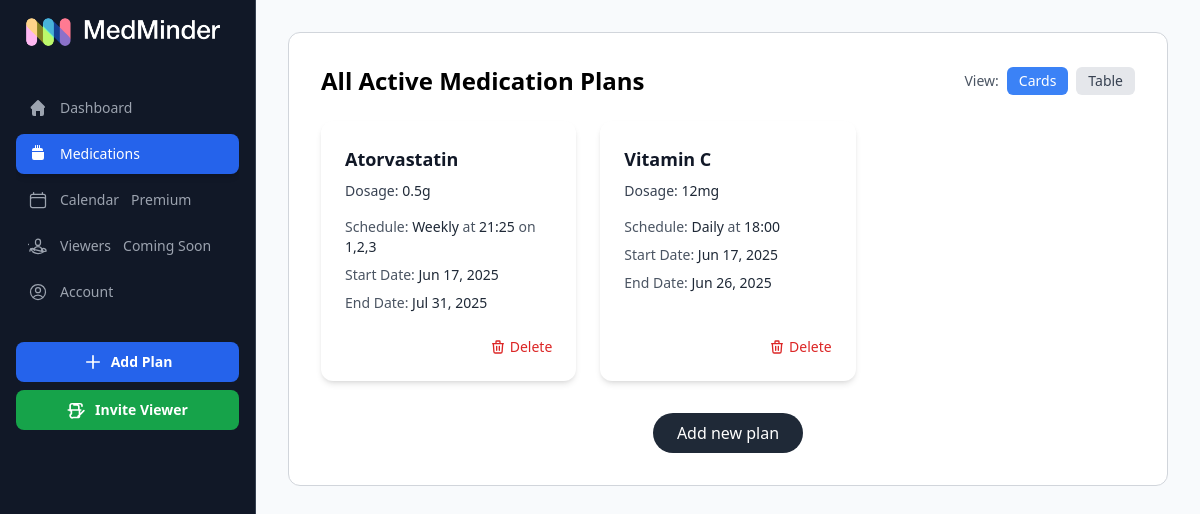
The app's page /medminder/medications (signed in) with its own data.
### apps/reminders/models.py (models this page shows, shortened)
class Reminder(models.Model):
    user = models.ForeignKey(settings.AUTH_USER_MODEL, on_delete=models.CASCADE) # Use settings.AUTH_USER_MODEL
    medication = models.ForeignKey(Medication, on_delete=models.CASCADE)
    dosage = models.ForeignKey(Dosage, on_delete=models.CASCADE)
    schedule = models.ForeignKey(Schedule, on_delete=models.CASCADE)
    grace_period = models.DurationField(
         default=timedelta(minutes=15),
         help_text="Grace period after due time before marking as missed (e.g., 15 minutes)."
    )
    created_at = models.DateTimeField(auto_now_add=True)
    is_active = models.BooleanField(default=True) # To easily pause/resume a plan

class Medication(models.Model):
    medication_name = models.CharField(max_length=255, verbose_name='Medication Name')
    def __str__(self):
        return self.medication_name

class Dosage(models.Model):
    dosage = models.CharField(max_length=255, verbose_name='Dosage')
    def __str__(self):
        return self.dosage

class Schedule(models.Model):
    REPEAT_CHOICES = [
        ('', 'Never'),
        ('daily', 'Daily'),
        ('weekly', 'Weekly'),
        ('monthly', 'Monthly'),
    ]
    repeat_type = models.CharField(max_length=10, choices=REPEAT_CHOICES, default='')
    weekly_days = models.CharField(max_length=20, blank=True, null=True)
    monthly_dates = models.CharField(max_length=100, blank=True, null=True)
    time_of_day = models.TimeField(default=timezone.now)
    start_date = models.DateField(default=timezone.now)
    end_date = models.DateField(blank=True, null=True)

### apps/reminders/views.py (the view)
# urls.py: path('medications', views.all_medications, name='medications'),
@login_required # Ensure the user is logged in
def all_medications(request):
    user = request.user
    all_reminders = Reminder.objects.filter(
        user=user,
        is_active=True # Assuming you have an is_active field on Reminder model
    ).select_related('medication', 'dosage', 'schedule').order_by('medication__medication_name', 'schedule__time_of_day')
    context = {
        'all_reminders': all_reminders, # Pass the list of all active reminders
    }
    return render(request, 'reminders/medications.html', context) # Changed template name to match our previous step

### apps/reminders/templates/reminders/medications.html (shortened to what this page needs)
{% extends 'base_dashboard.html' %}
{% load static %}
{% block content %}
  <section
    class="p-8 my-4 lg:my-0 rounded-xl border border-gray-300 bg-white"
    x-data="{
      currentView: localStorage.getItem('medsView') || 'cards', // Read from local storage or default to cards
      showAll: false,
      itemLimit: 6, // Number of items visible initially
      remindersCount: {{ all_reminders|length }},
      showDeleteModal: false,
      selectedFormId: null,
      selectedMedName: '',
      setView(viewType) {
        this.currentView = viewType;
        localStorage.setItem('medsView', viewType); // Save preference to local storage
        this.showAll = false; // Reset 'showAll' when changing view
      },
      isCurrentView(viewType) {
         return this.currentView === viewType;
      },
      // Function to handle deletion modal
      openDeleteModal(formId, medName) {
          this.selectedFormId = formId;
          this.selectedMedName = medName;
          this.showDeleteModal = true;
          // Add class to prevent background scrolling
          document.body.classList.add('overflow-hidden');
      },
      confirmDelete() {
          document.getElementById(this.selectedFormId).submit();
          this.closeDeleteModal();
      },
      closeDeleteModal() {
          this.showDeleteModal = false;
          this.selectedFormId = null;
          this.selectedMedName = '';
          // Remove class to allow scrolling again
          document.body.classList.remove('overflow-hidden');
      }
    }"
    @keydown.escape="showDeleteModal ? closeDeleteModal() : null"
  >
    <div class="flex justify-between items-center mb-6">
        <h2 class="text-2xl font-semibold">All Active Medication Plans</h2>
        <div class="flex items-center space-x-2">
            <span class="text-gray-600 text-sm hidden sm:inline">View:</span>
            <button
                @click="setView('cards')"
                class="px-3 py-1 rounded-md text-sm font-medium focus:outline-none transition"
                :class="isCurrentView('cards') ? 'bg-blue-500 text-white' : 'bg-gray-200 text-gray-700 hover:bg-gray-300'"
                aria-label="Show as cards"
            >
                Cards
            </button>
             <button
                @click="setView('table')"
                class="px-3 py-1 rounded-md text-sm font-medium focus:outline-none transition"
                :class="isCurrentView('table') ? 'bg-blue-500 text-white' : 'bg-gray-200 text-gray-700 hover:bg-gray-300'"
                aria-label="Show as table"
            >
                Table
            </button>
        </div>
    </div>
    <div x-show="isCurrentView('cards')">
      {% if all_reminders %}
        <div class="grid grid-cols-1 sm:grid-cols-2 lg:grid-cols-3 gap-6">
          {% for reminder in all_reminders %}
            <div class="bg-white p-6 rounded-xl shadow-md hover:shadow-lg transition-shadow flex flex-col justify-between"
                 :class="{ 'hidden': !(showAll || {{ forloop.counter0 }} < itemLimit) }">
              <div>
                <h3 class="text-lg font-semibold text-gray-900 mb-2">{{ reminder.medication }}</h3>
                <p class="text-sm text-gray-700 mb-4">Dosage: <span class="font-medium text-gray-800">{{ reminder.dosage }}</span></p>
              </div>
              <div class="text-sm text-gray-600 space-y-2 mb-6">
                  <p>
                      Schedule: <span class="font-medium text-gray-800">{{ reminder.schedule.get_repeat_type_display }}</span> at <span class="font-medium text-gray-800">{{ reminder.schedule.time_of_day|time:'H:i' }}</span>
                      {% if reminder.schedule.repeat_type == 'weekly' and reminder.schedule.weekly_days %}
                          on <span class="font-medium text-gray-800">{{ reminder.schedule.weekly_days }}</span>
                      {% elif reminder.schedule.repeat_type == 'monthly' and reminder.schedule.monthly_dates %}
                          on the <span class="font-medium text-gray-800">{{ reminder.schedule.monthly_dates }}</span> of the month
                      {% endif %}
                  </p>
                  <p>
                      Start Date: <span class="font-medium text-gray-800">{{ reminder.schedule.start_date|date:"M d, Y" }}</span>
                  </p>
                   <p>
                    End Date:
                    {% if reminder.schedule.end_date %}
                        <span class="font-medium text-gray-800">{{ reminder.schedule.end_date|date:"M d, Y" }}</span>
                    {% else %}
                        <span class="font-medium text-green-700">Ongoing</span>
                    {% endif %}
                  </p>
              </div>
              <div class="flex justify-end mt-auto">
                <a href="#"
                   @click.prevent="openDeleteModal('delete-form-{{ reminder.id }}', '{{ reminder.medication }}')"
                   class="text-red-600 hover:text-red-800 text-sm font-medium transition-colors flex items-center">
                   Delete
                </a>
              </div>
            </div>
          {% endfor %}
        </div>
      {% else %}
        <p class="text-gray-600">You have no active medication plans.</p>
      {% endif %}
    </div>
    <div class="mt-8 text-center">
      <a href="{% url 'medminder:new_plan' %}" class="inline-block bg-gray-800 hover:bg-gray-900 text-white py-2 px-6 rounded-full font-medium transition-colors">Add new plan</a>
    </div>
  </section>
{% endblock %}

### templates/base_dashboard.html (shortened to what this page needs)
{% load static %}
<html lang="en">
  <head>
    <script src="https://cdn.tailwindcss.com"></script>
  </head>
  <body>
    <main>
        <div class="flex lg:flex-row flex-col items-center justify-center w-screen h-screen bg-slate-100">
          <div x-data="{ showSidebar: false }" class="relative flex w-full flex-col md:flex-row">
              <nav x-cloak class="fixed left-0 z-40 flex h-svh w-64 shrink-0 flex-col border-r border-gray-700 bg-gray-900 p-4 transition-transform duration-300 md:relative md:translate-x-0" x-bind:class="showSidebar ? 'translate-x-0' : '-translate-x-full'" aria-label="sidebar navigation">
                  <a href="/" class="ml-2 flex items-center gap-2 w-fit text-2xl font-bold text-white mb-8 lg:mb-10">
                      <img src="{% static 'images/medminder-white.png' %}" alt="MedMinder Logo" class="h-8 lg:h-8 align-middle" />
                  </a>
                  <div class="flex flex-col gap-1.5 overflow-y-auto pb-6 text-sm">
                    {% with current_url_name=request.resolver_match.url_name %}
                      <a href="{% url 'medminder:dashboard' %}"
                         class="flex items-center rounded-lg gap-3 px-3 py-2.5 font-medium
                                {% if current_url_name == 'dashboard' %}
                                   bg-blue-600 text-white shadow-md
                                {% else %}
                                   text-gray-400 hover:bg-gray-800 hover:text-white
                                {% endif %}">
                          <svg xmlns="http://www.w3.org/2000/svg" viewBox="0 0 20 20" fill="currentColor" class="size-5 shrink-0" aria-hidden="true">
                              <path d="M10 2a1 1 0 0 1 .707.293l6 6a1 1 0 0 1-1.414 1.414L16 10v6a2 2 0 0 1-2 2h-2v-5H8v5H6a2 2 0 0 1-2-2v-6l.707.707A1 1 0 0 1 3.293 8.293l6-6A1 1 0 0 1 10 2Z"/>
                          </svg>
                          <span>Dashboard</span>
                      </a>
                      <a href="{% url 'medminder:medications' %}"
                         class="flex items-center rounded-lg gap-3 px-3 py-2.5 font-medium
                                {% if current_url_name == 'medications' %}
                                   bg-blue-600 text-white shadow-md
                                {% else %}
                                   text-gray-400 hover:bg-gray-800 hover:text-white
                                {% endif %}">
                          <svg xmlns="http://www.w3.org/2000/svg" viewBox="0 0 20 20" fill="currentColor" class="size-5 shrink-0" aria-hidden="true">
                              <path d="M8.5 1a.5.5 0 0 1 .5.5V4h2V1.5a.5.5 0 0 1 1 0V4h1a2 2 0 0 1 2 2v1H4V6a2 2 0 0 1 2-2h1V1.5a.5.5 0 0 1 1 0V4h2V1.5a.5.5 0 0 1 .5-.5zM4 8h12v6a2 2 0 0 1-2 2H6a2 2 0 0 1-2-2V8z"/>
                          </svg>
                          <span>Medications</span>
                      </a>
                      <a href="{% url 'medminder:dashboard_calendar' %}"
                         class="flex items-center rounded-lg gap-3 px-3 py-2.5 font-medium
                                {% if current_url_name == 'dashboard_calendar' %}
                                   bg-blue-600 text-white shadow-md
                                {% else %}
                                   text-gray-400 hover:bg-gray-800 hover:text-white
                                {% endif %}">
                          <span>Calendar</span>
                          <span class="premium-tag">Premium</span>
                      </a>
                      <a href="{% url 'medminder:viewers' %}"
                         class="flex items-center rounded-lg gap-3 px-3 py-2.5 font-medium
                                {% if current_url_name == 'viewers' %}
                                   bg-blue-600 text-white shadow-md
                                {% else %}
                                   text-gray-400 hover:bg-gray-800 hover:text-white
                                {% endif %}">
                          <span>Viewers</span>
                          <span class="coming-soon-tag">Coming Soon</span>
                      </a>
                      <a href="{% url 'medminder:account_page' %}"
                         class="flex items-center rounded-lg gap-3 px-3 py-2.5 font-medium
                                {% if current_url_name == 'account_page' %}
                                   bg-blue-600 text-white shadow-md
                                {% else %}
                                   text-gray-400 hover:bg-gray-800 hover:text-white
                                {% endif %}">
                          <span>Account</span>
                      </a>
                    {% endwith %}
                    <div class="mt-auto pt-6">
                        <a href="{% url 'medminder:new_plan' %}"
                           class="mb-2 flex items-center justify-center rounded-lg gap-2 px-4 py-2.5 text-sm font-semibold
                                  bg-blue-600 text-white hover:bg-blue-700 focus:outline-none focus:ring-2 focus:ring-offset-2 focus:ring-offset-gray-900 focus:ring-blue-500 transition-colors duration-150">
                            <svg xmlns="http://www.w3.org/2000/svg" fill="none" viewBox="0 0 24 24" stroke-width="2" stroke="currentColor" class="size-5">
                                <path stroke-linecap="round" stroke-linejoin="round" d="M12 4.5v15m7.5-7.5h-15" />
                            </svg>
                            <span>Add Plan</span>
                        </a>
                        <a href=""
                           class="flex items-center justify-center rounded-lg gap-2 px-4 py-2.5 text-sm font-semibold
                                  bg-green-600 text-white hover:bg-green-700 focus:outline-none focus:ring-2 focus:ring-offset-2 focus:ring-offset-gray-900 focus:ring-green-500 transition-colors duration-150">
                            <span>Invite Viewer</span>
                        </a>
                    </div>
                </div>
              </nav>
              <div id="main-content" class="h-svh w-full overflow-y-auto p-6 md:p-8 bg-slate-50">
                {% block content %}
                {% endblock %}
              </div>
          </div>
        </div>
      </main>
  </body>
</html>

### templates/base_dashboard.html (style rules this page uses)
.premium-tag { @apply ml-1 px-1.5 py-0.5 !important rounded-md !important text-xs font-semibold bg-yellow-400!important text-yellow-900 !important shadow-sm; }
.coming-soon-tag { @apply ml-1 px-1.5 py-0.5 !important rounded-md !important text-xs font-semibold bg-sky-200!important text-sky-700 !important shadow-sm; }

### records on screen
Reminder: medication "Atorvastatin", dosage "0.5g", schedule.repeat_type "Weekly", schedule.time_of_day "21:25", schedule.weekly_days "1,2,3", schedule.start_date "Jun 17, 2025", schedule.end_date "Jul 31, 2025"
Reminder: medication "Vitamin C", dosage "12mg", schedule.repeat_type "Daily", schedule.time_of_day "18:00", schedule.start_date "Jun 17, 2025", schedule.end_date "Jun 26, 2025"
